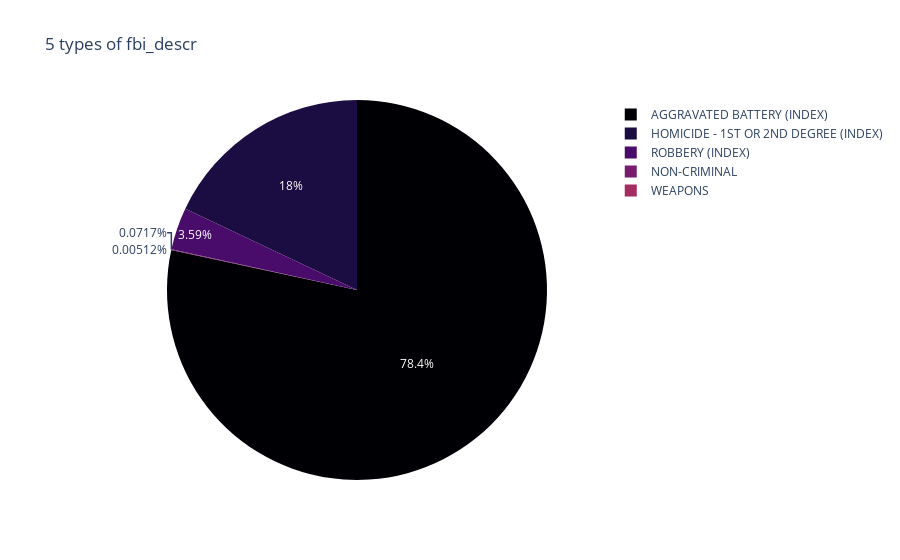

Write notebook code for a chart like this one.
### Code cell
fig = px.pie(type, values='values', names='fbi_descr', title='5 types of fbi_descr', color_discrete_sequence=px.colors.sequential.Inferno)
fig.show()

### Figure 1 — Plotly figure (JSON) as saved in the notebook; plotly's stock layout.template omitted (floating-point values rounded to 4 significant figures)
{"data": [{"domain": {"x": [0, 1], "y": [0, 1]}, "hovertemplate": "fbi_descr=%{label}<br>value=%{value}<extra></extra>", "labels": ["AGGRAVATED BATTERY (INDEX)", "HOMICIDE - 1ST OR 2ND DEGREE (INDEX)", "ROBBERY (INDEX)", "NON-CRIMINAL", "WEAPONS"], "legendgroup": "", "name": "", "showlegend": true, "type": "pie", "values": [15306, 3508, 701, 14, 1]}], "layout": {"legend": {"tracegroupgap": 0}, "piecolorway": ["#000004", "#1b0c41", "#4a0c6b", "#781c6d", "#a52c60", "#cf4446", "#ed6925", "#fb9b06", "#f7d13d", "#fcffa4"], "title": {"text": "5 types of fbi_descr"}}}
